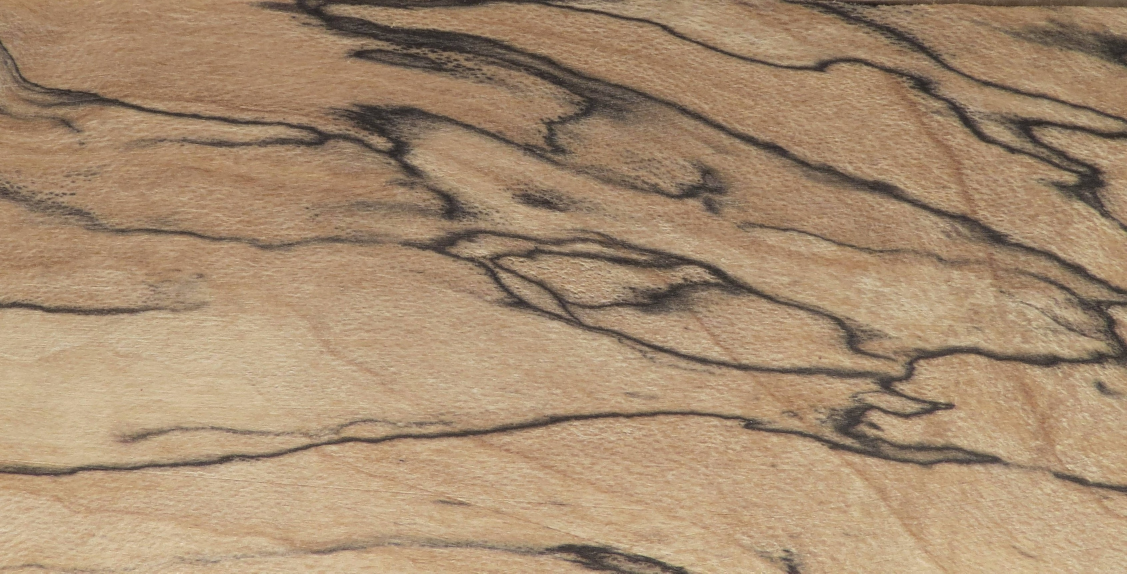
#> input picture examples/jewelry-chest/spalted_maple_landscape.jpg, 3380 x 1720 px (shown at 1/3 size)
$ python wood_texture_detail_transfer.py ../examples/jewelry-chest/spalted_maple_landscape.jpg ../examples/jewelry-chest/product_front.png out.png
#> lines starting #> are read from the running program, lines starting #| are printed output that depends on the picture
#!/usr/bin/env python3
"""Transfer high-frequency wood grain detail from a reference texture.

This preserves the target image's large-scale color and figure while blending
in pore/grain sharpness sampled from a higher-resolution reference image of the
same species. It is intended for improving low-PPI veneer photos, not for
reconstructing exact missing board detail.
"""

from __future__ import annotations

import argparse
from pathlib import Path

import numpy as np
from PIL import Image, ImageDraw, ImageFilter, ImageFont


def parse_size(value: str) -> tuple[int, int]:
    parts = [int(p.strip()) for p in value.split(",")]
    if len(parts) != 2 or parts[0] <= 0 or parts[1] <= 0:
        raise argparse.ArgumentTypeError("expected positive width,height")
    return parts[0], parts[1]


def parse_rect(value: str) -> tuple[int, int, int, int]:
    parts = [int(p.strip()) for p in value.split(",")]
    if len(parts) != 4 or parts[2] <= 0 or parts[3] <= 0:
        raise argparse.ArgumentTypeError("expected x,y,w,h")
    return parts[0], parts[1], parts[2], parts[3]


def srgb_to_linear(x: np.ndarray) -> np.ndarray:
    x = np.clip(x, 0.0, 1.0)
    return np.where(x <= 0.04045, x / 12.92, ((x + 0.055) / 1.055) ** 2.4)


def linear_to_srgb(x: np.ndarray) -> np.ndarray:
    x = np.clip(x, 0.0, 1.0)
    return np.where(x <= 0.0031308, x * 12.92, 1.055 * (x ** (1.0 / 2.4)) - 0.055)


def load_rgb(path: Path) -> Image.Image:
    return Image.open(path).convert("RGB")
#> returned value is the input picture: PIL image 3380x1720 RGB; mean R, G, B 166.7, 140.4, 112.3
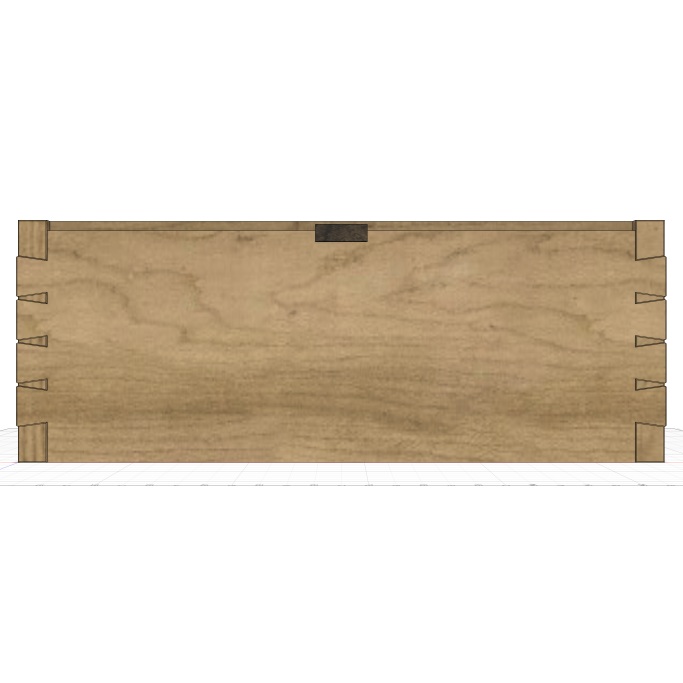
#> input picture examples/jewelry-chest/product_front.png, 2048 x 2048 px (shown at 1/3 size)


def crop_image(img: Image.Image, rect: tuple[int, int, int, int] | None) -> Image.Image:
    if rect is None:
        return img
    x, y, w, h = rect
    return img.crop((x, y, x + w, y + h))


def fit_reference_patch(ref: Image.Image, target_size: tuple[int, int], mode: str) -> Image.Image:
#> called with target_size = (3380, 1720), mode = 'crop-cover'
    tw, th = target_size
    if mode == "stretch":
        return ref.resize((tw, th), Image.Resampling.LANCZOS)

    if mode == "tile":
        canvas = Image.new("RGB", (tw, th))
        for y in range(0, th, ref.height):
            for x in range(0, tw, ref.width):
                canvas.paste(ref, (x, y))
        return canvas

    # crop-cover: scale to cover the target, then center crop.
    scale = max(tw / ref.width, th / ref.height)
#> scale = 1.65
    rw = int(round(ref.width * scale))
#> rw = 3380
    rh = int(round(ref.height * scale))
#> rh = 3380
    resized = ref.resize((rw, rh), Image.Resampling.LANCZOS)
    left = max(0, (rw - tw) // 2)
#> left = 0
    top = max(0, (rh - th) // 2)
#> top = 830
    return resized.crop((left, top, left + tw, top + th))
#> returned value: PIL image 3380x1720 RGB


def blur_array(img: Image.Image, radius: float) -> np.ndarray:
#> called with radius = 8
    blurred = img.filter(ImageFilter.GaussianBlur(radius=radius))
    return srgb_to_linear(np.asarray(blurred).astype(np.float32) / 255.0)
#> call 2 of blur_array, with radius = 8
#> in blur_array (call 2), `blurred = img.filter(ImageFilter.GaussianBlur(radius=radius))`:
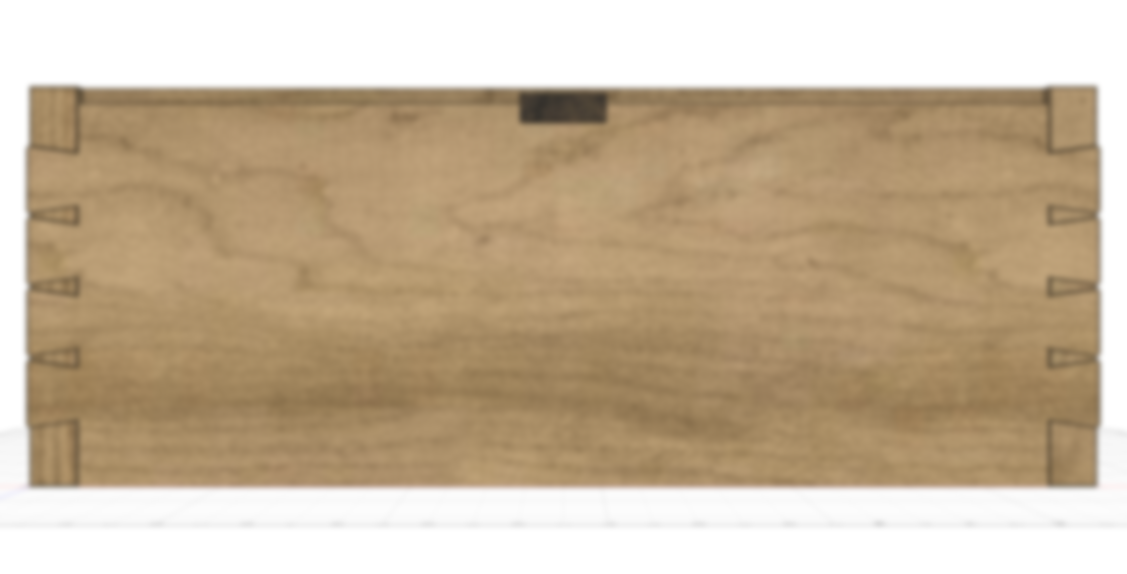
#> blurred: PIL image 3380x1720 RGB (shown at 1/3 size); mean R, G, B 198.2, 179.8, 154.4


def luminance(linear: np.ndarray) -> np.ndarray:
    return 0.2126 * linear[:, :, 0] + 0.7152 * linear[:, :, 1] + 0.0722 * linear[:, :, 2]
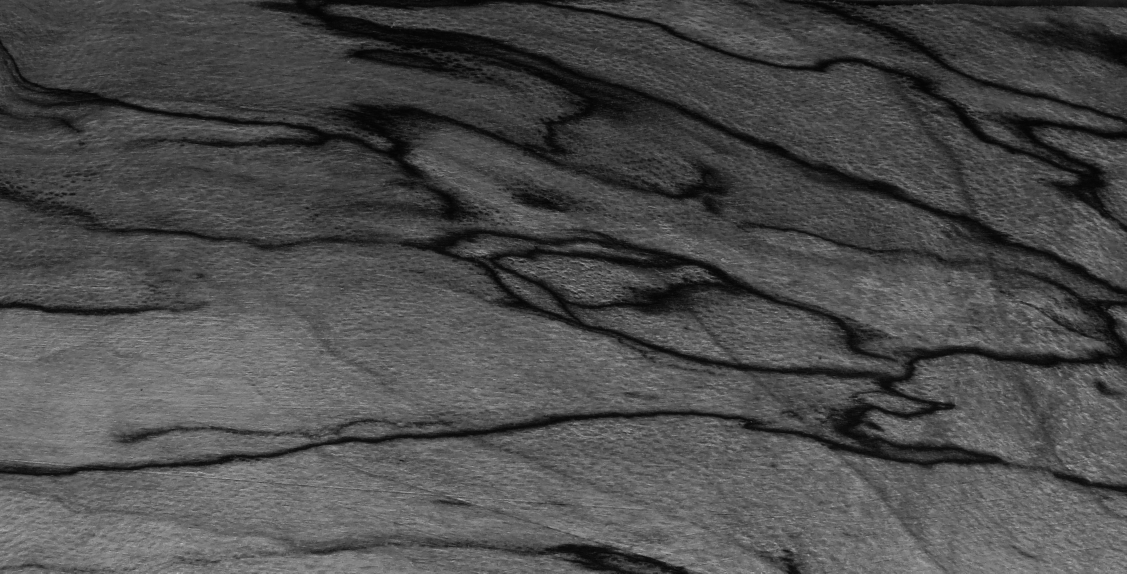
#> returned value: shape (1720, 3380) float32 (shown at 1/3 size); min 0.00736, max 0.816, mean 0.301


def add_preview(before: Image.Image, after: Image.Image, output: Path) -> None:
    max_h = 1800
    scale = min(1.0, max_h / before.height)
    bw = int(before.width * scale)
    bh = int(before.height * scale)
    b = before.resize((bw, bh), Image.Resampling.LANCZOS)
    a = after.resize((bw, bh), Image.Resampling.LANCZOS)
    label_h = 54
    gap = 20
    canvas = Image.new("RGB", (bw * 2 + gap, bh + label_h), (245, 242, 236))
    canvas.paste(b, (0, label_h))
    canvas.paste(a, (bw + gap, label_h))
    draw = ImageDraw.Draw(canvas)
    try:
        font = ImageFont.truetype("/System/Library/Fonts/Helvetica.ttc", 28)
    except Exception:
        font = ImageFont.load_default()
    draw.text((18, 12), "Before", fill=(30, 30, 30), font=font)
    draw.text((bw + gap + 18, 12), "After detail transfer", fill=(30, 30, 30), font=font)
    canvas.save(output, quality=95, subsampling=0)


def run(args: argparse.Namespace) -> None:
    target_img = load_rgb(args.target)
    ref_img = crop_image(load_rgb(args.reference), args.reference_rect)

    if args.output_size:
        target_work = target_img.resize(args.output_size, Image.Resampling.LANCZOS)
    else:
        target_work = target_img.copy()

    ref_work = fit_reference_patch(ref_img, target_work.size, args.reference_fit)

    target_lin = srgb_to_linear(np.asarray(target_work).astype(np.float32) / 255.0)
    target_low = blur_array(target_work, args.target_blur)
    ref_lin = srgb_to_linear(np.asarray(ref_work).astype(np.float32) / 255.0)
    ref_low = blur_array(ref_work, args.reference_blur)

    target_luma = np.maximum(luminance(target_lin), 1e-4)
    target_low_luma = np.maximum(luminance(target_low), 1e-4)
    ref_luma = np.maximum(luminance(ref_lin), 1e-4)
    ref_low_luma = np.maximum(luminance(ref_low), 1e-4)
#> in luminance (call 4), `return 0.2126 * linear[:, :, 0] + 0.7152 * linear[:, :, 1] + 0.0722 * ..`:
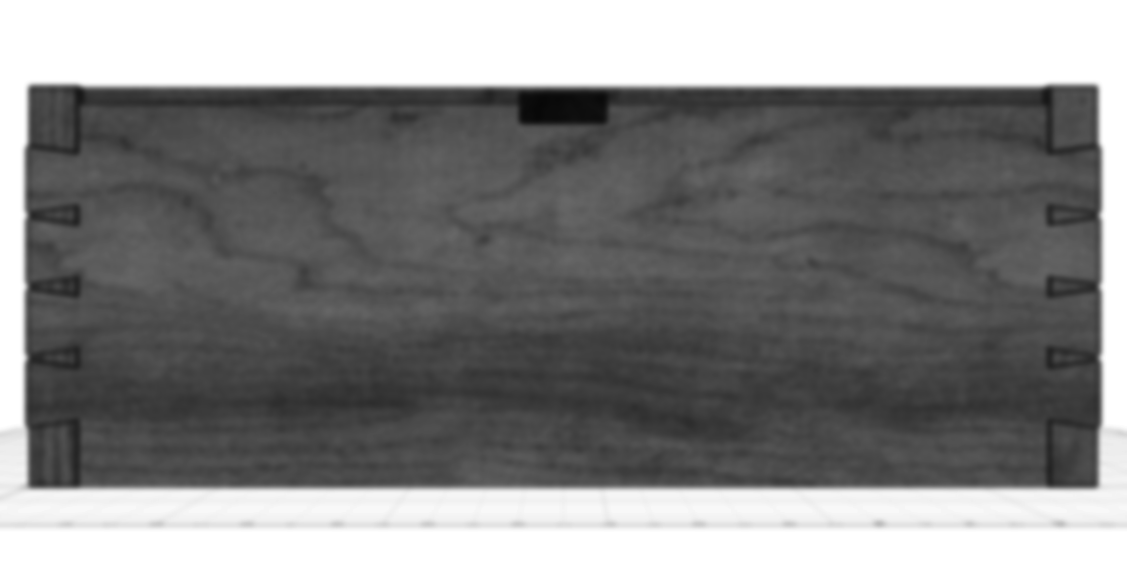
#> returned value: shape (1720, 3380) float32 (shown at 1/3 size); min 0.0314, max 1, mean 0.525

    target_detail = np.clip(target_luma / target_low_luma, 0.55, 1.70)
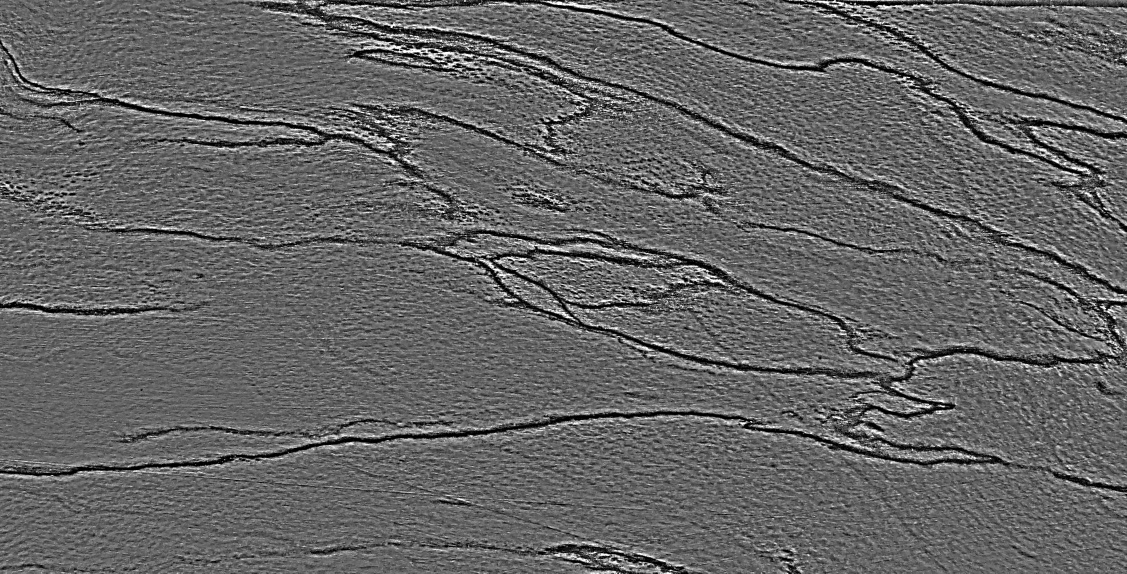
#> target_detail: shape (1720, 3380) float32 (shown at 1/3 size); min 0.55, max 1.7, mean 1.01; drawn with min black and max white
    ref_detail = np.clip(ref_luma / ref_low_luma, 0.55, 1.70)

    # Blend reference detail with target's own detail so the result gains
    # sharpness without erasing actual target pores/lines.
    blended_detail = (target_detail ** (1.0 - args.reference_weight)) * (
        ref_detail ** args.reference_weight
    )
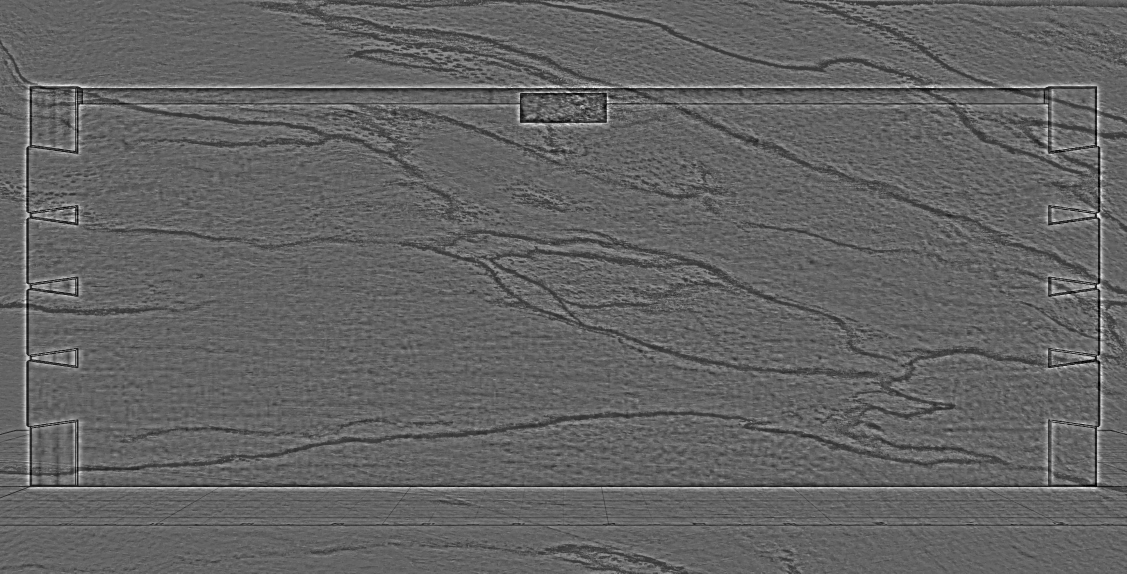
#> blended_detail: shape (1720, 3380) float32 (shown at 1/3 size); min 0.55, max 1.7, mean 1; drawn with min black and max white
    multiplier = np.clip(blended_detail / np.maximum(target_detail, 1e-4), 0.70, 1.45)
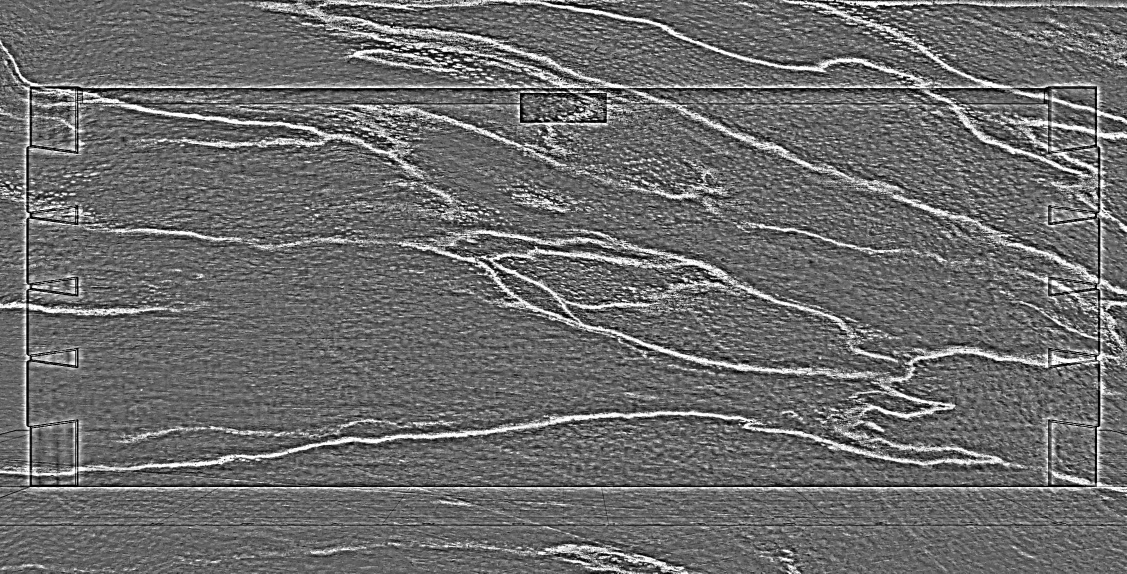
#> multiplier: shape (1720, 3380) float32 (shown at 1/3 size); min 0.7, max 1.45, mean 1.02; drawn with min black and max white
    multiplier = multiplier ** args.strength

    out_lin = np.clip(target_lin * multiplier[:, :, None], 0.0, 1.0)
    out_srgb = (linear_to_srgb(out_lin) * 255.0 + 0.5).astype(np.uint8)
    out_img = Image.fromarray(out_srgb, "RGB")

    args.output.parent.mkdir(parents=True, exist_ok=True)
    out_img.save(args.output, quality=args.quality, subsampling=0)
    if args.preview:
        args.preview.parent.mkdir(parents=True, exist_ok=True)
        add_preview(target_work, out_img, args.preview)
    print(f"wrote {args.output}")
    if args.preview:
        print(f"wrote {args.preview}")


def main() -> None:
    parser = argparse.ArgumentParser(
        description="Transfer high-frequency wood grain detail from a reference texture."
    )
    parser.add_argument("target", type=Path)
    parser.add_argument("reference", type=Path)
    parser.add_argument("output", type=Path)
    parser.add_argument("--preview", type=Path)
    parser.add_argument("--output-size", type=parse_size, help="Optional output width,height.")
    parser.add_argument("--reference-rect", type=parse_rect, help="Crop reference as x,y,w,h.")
    parser.add_argument(
        "--reference-fit",
        choices=("crop-cover", "stretch", "tile"),
        default="crop-cover",
    )
    parser.add_argument("--target-blur", type=float, default=8.0)
    parser.add_argument("--reference-blur", type=float, default=8.0)
    parser.add_argument("--reference-weight", type=float, default=0.65)
    parser.add_argument("--strength", type=float, default=0.75)
    parser.add_argument("--quality", type=int, default=95)
    args = parser.parse_args()
    run(args)


if __name__ == "__main__":
    main()
